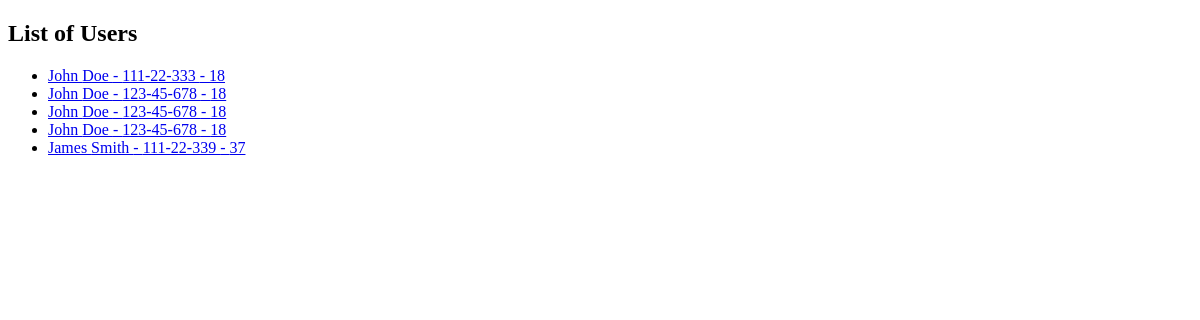
The app's page /, older data.
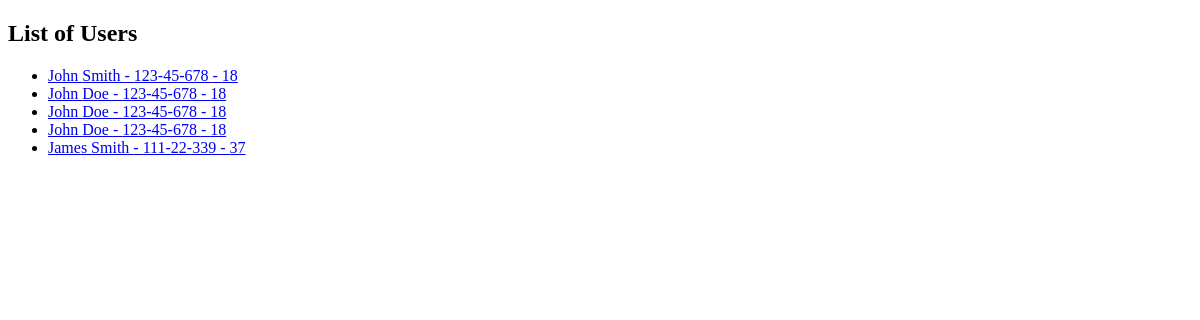
The same page, newer data.
### user/models.py (models this page shows)
class User(models.Model):
    firstName = models.CharField(max_length=120)
    lastName = models.CharField(max_length=120)
    ssn = models.CharField(max_length=10)
    age = models.IntegerField()
    def get_absolute_url(self):
        return reverse("user:user-detail", kwargs={"pk" : self.pk})

### user/views.py (the view)
# urls.py: path('', UserListView.as_view(), name = 'user-list'),
class UserListView(ListView):
    queryset = User.objects.all()

### templates/user/user_list.html
{% extends 'base.html' %}
{% block content %}
<h2>List of Users</h2>
<ul>
{% for obj in object_list %}
        <li><a href='{{ obj.get_absolute_url }}'>
            {{ obj.firstName}} {{obj.lastName }} -
        {{ obj.ssn }} - {{ obj.age}}</a></li>
{% endfor %}
</ul>
{% endblock %}

Row changes from the older to the newer data that the page shows:
changed User (number 1 of 5 on the later page): lastName "Doe" → "Smith"; ssn "111-22-333" → "123-45-678"
